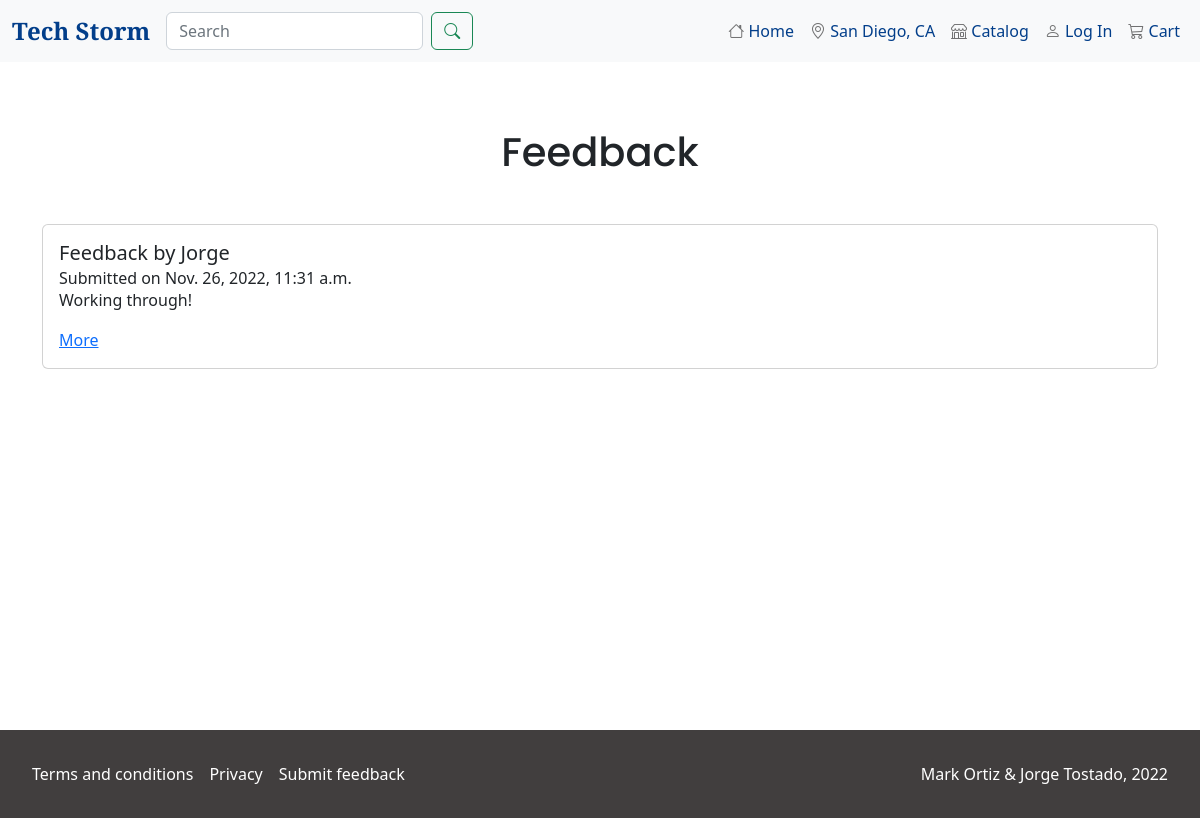
/feedback/, run on an earlier commit of the app's database.
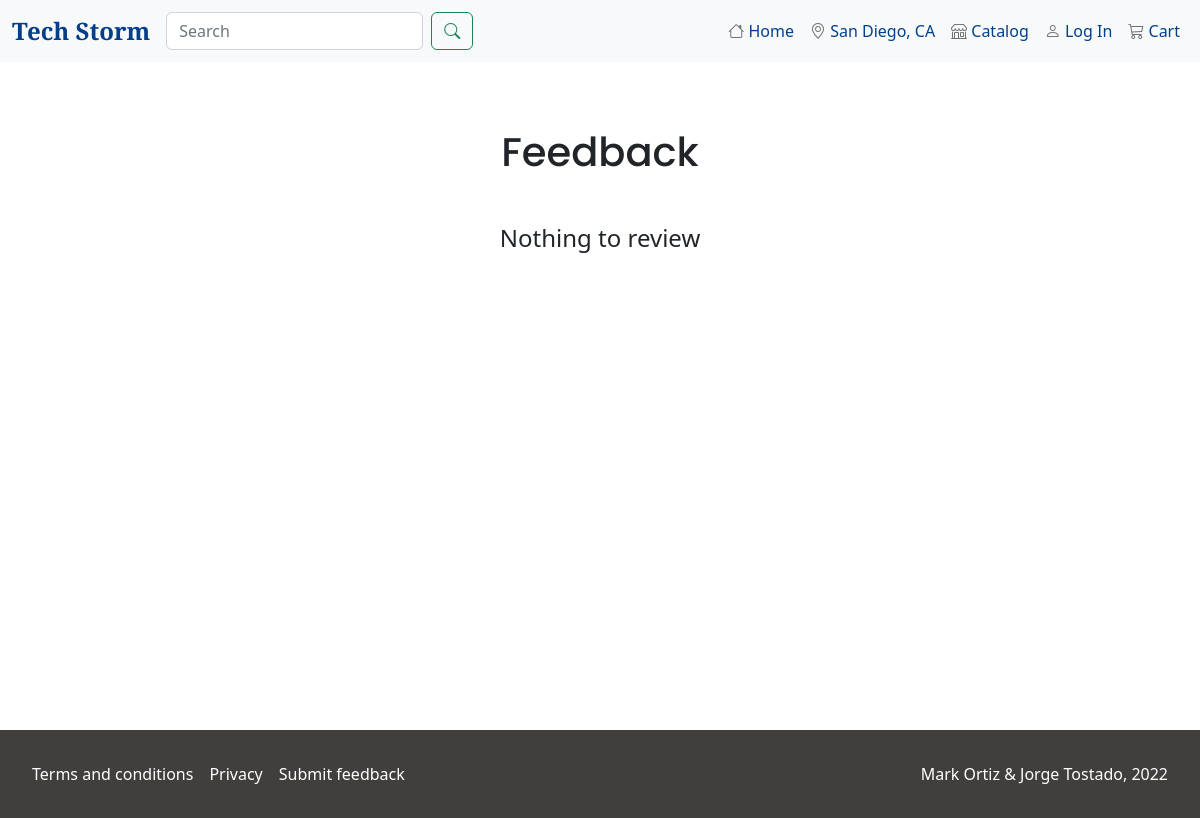
And on a later commit of the database.
### feedback/models.py (models this page shows, shortened)
class Feedback(models.Model):
    class Score(models.IntegerChoices):
        POOR = 1
        BAD = 2
        OK = 3
        GOOD = 4
        EXCELLENT = 5
    first_name = models.CharField(max_length=50)
    last_name = models.CharField(max_length=50)
    email = models.EmailField(max_length=254)
    score = models.IntegerField(choices=Score.choices)
    comment = models.TextField()
    created_on = models.DateTimeField(auto_now_add=True)

### feedback/views.py (the view, shortened to what this page needs)
# urls.py: path('', FeedbackListView.as_view(), name='feedback_list'),
class FeedbackListView(ListView, LoginRequiredMixin, UserPassesTestMixin):
    template_name: str='feedback/list.html'
    model = Feedback

### templates/feedback/list.html (shortened to what this page needs)
{% extends 'base.html' %}
{% block content %}
<div class="container my-5">
    <h1 class="text-center page-title mb-5">Feedback</h1>
    <div class="list-container">
        {% if feedback_list %}
            {% for feedback in feedback_list %}
                <div class="card">
                    <div class="card-body">
                        <h5 class="card-title">Feedback by {{ feedback.first_name }}</h5>
                        <h6 class="card-subtitle">Submitted on {{ feedback.created_on }}</h6>
                        <p class="card-text">{{ feedback.comment }}</p>
                        <a href="{% url 'feedback_detail' feedback.id %}" class="card-link">More</a>
                    </div>
                </div>
            {% endfor %}
        {% else %}
        <h4 class="text-center">Nothing to review</h4>
        {% endif %}
    </div>
</div>
{% endblock content %}

### templates/base.html (shortened to what this page needs)
{% load static %}
<!DOCTYPE html>
<html lang="en">
<head>
    <link href="https://cdn.jsdelivr.net/npm/bootstrap@5.2.2/dist/css/bootstrap.min.css" rel="stylesheet">
    <link rel="stylesheet" href="https://cdn.jsdelivr.net/npm/bootstrap-icons@1.9.1/font/bootstrap-icons.css">
    <link rel="stylesheet" href="{% static 'css/style.css' %}">
</head>
<body>
    <div class="main-nav">
        <nav class="navbar navbar-expand-lg bg-light">
            <div class="container-fluid">
                <a class="navbar-brand" href="{% url 'index' %}">Tech Storm</a>
                <div class="collapse navbar-collapse" id="navbarSupportedContent">
                    <div class="me-auto">
                        <form class="d-flex" role="search">
                            <input class="form-control me-2" type="search" placeholder="Search" aria-label="Search">
                            <button class="btn btn-outline-success" type="submit"><i class="bi bi-search"></i></button>
                        </form>
                    </div>
                    <div>
                        <ul class="navbar-nav me-auto mb-2 mb-lg-0">
                            <li class="nav-item">
                                <a class="nav-link {% block home %}{% endblock home %}" href="{% url 'index' %}"><i class="bi bi-house"></i> <span>Home</span></a>
                            </li>
                            <li class="nav-item">
                                <a class="nav-link" href="#"><i class="bi bi-geo-alt"></i> <span>San Diego, CA</span></a>
                            </li>
                            <li class="nav-item">
                                <a class="nav-link {% block catalog %}{% endblock catalog %}" href="#"><i class="bi bi-shop"></i> <span>Catalog</span></a>
                            </li>
                            {% if user.is_authenticated %}
                            <li class="nav-item dropdown">
                                <a class="nav-link dropdown-toggle" href="#" role="button" data-bs-toggle="dropdown" aria-expanded="false">
                                    <i class="bi bi-person"></i> <span>{{ user }}</span>
                                </a>
                                <ul class="dropdown-menu">
                                    {% if user.is_staff %}
                                    <li><a class="dropdown-item" href="{% url 'admin:index' %}">Admin</a></li>
                                    <li><a class="dropdown-item" href="{% url 'manager_signup' %}">Create Manager</a></li>
                                    <li><a class="dropdown-item" href="{% url 'feedback_list' %}">Review Feedback</a></li>
                                    <li><hr class="dropdown-divider"></li>
                                    {% endif %}
                                    <li><a class="dropdown-item" href="{% url 'password_change' %}">Password Change</a></li>
                                    <li><a class="dropdown-item" href="{% url 'logout' %}">Logout</a></li>
                                </ul>
                            </li>
                            {% else %}
                            <li class="nav-item">
                                <a class="nav-link {% block login %}{% endblock login %}" href="{% url 'login' %}"><i class="bi bi-person"></i> <span>Log In</span></a>
                            </li>
                            {% endif %}
                            <li class="nav-item">
                                <a class="nav-link {% block cart %}{% endblock cart %}" href="#"><i class="bi bi-cart3"></i> <span>Cart</span></a>
                            </li>
                        </ul>
                    </div>
                </div>
            </div>
        </nav>
    </div>
    <div class="content">
        {% block content %}
        {% endblock content %}
    </div>
    <div class="footer">
        <div class="footer-links">
            <a href="#" class="nav-link">Terms and conditions</a>
            <a href="#" class="nav-link">Privacy</a>
            <a href="{% url 'feedback_new' %}" class="nav-link">Submit feedback</a>
        </div>
        <div>
            <p>Mark Ortiz & Jorge Tostado, 2022</p>
        </div>
    </div>
</body>
</html>

### static/css/style.css (style rules this page uses)
body { min-height: 100vh; }
div.main-nav { height: 10vh; }
div.content { min-height: 75.3vh; }
.navbar-brand { font-family: 'Playfair Display', serif; font-size: 1.5rem; font-weight: 700; color: #023E8A; }
.nav-link span { color: #023E8A; }
div.footer { background-color: #413e3e; color: white; padding: 2em; display: flex; flex-direction: row; justify-content: space-between; }
div.footer-links { display: flex; flex-direction: row; }
div.footer-links a { margin-right: 1em }
div.footer p { text-align: center; margin: 0; }
.page-title { font-family: 'Poppins', serif; font-weight: 500; }

What changed in the data, as far as the page shows it:
removed Feedback: first_name "Jorge", created_on "Nov. 26, 2022, 11:31 a.m.", comment "Working through!"
Also different on the page:
text now shown: "Nothing to review"
